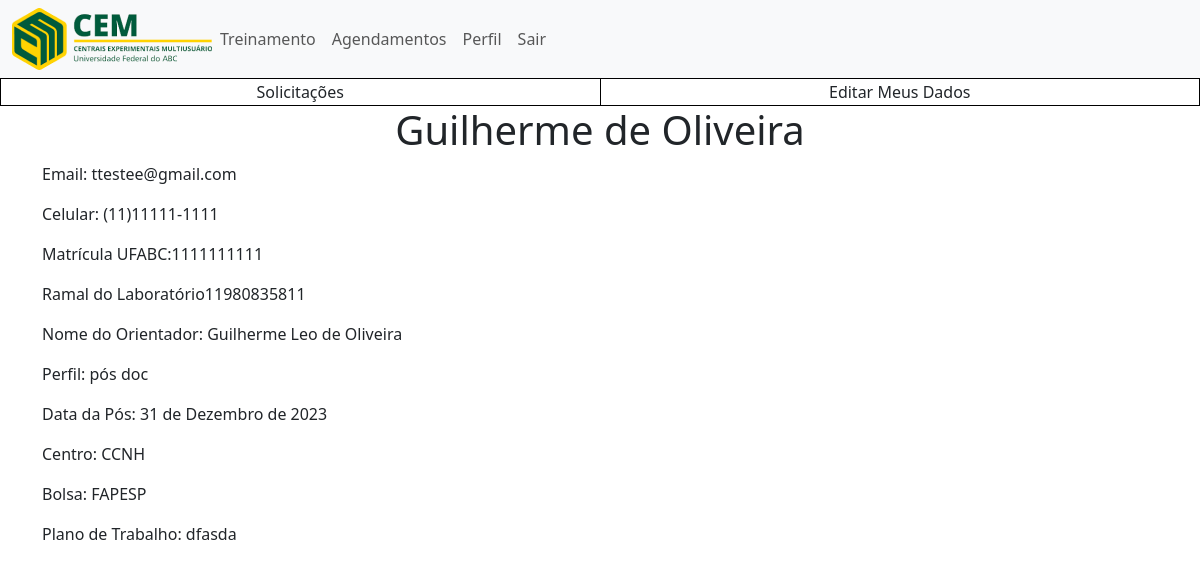
The page /core/perfil_user/ (signed in) on the database its author committed.
### core/models.py (models this page shows, shortened)
class AlunoPosIC(models.Model):
    id_aluno_pos_ic = models.AutoField(primary_key=True)
    primeiro_nome = models.CharField(max_length=255)
    segundo_nome = models.CharField(max_length=255)
    celular = models.CharField(max_length=17)
    matricula_ufabc = models.CharField(max_length=30)
    ramal_lab = models.CharField(max_length=30)
    nome_orientador = models.CharField(max_length=255)
    perfil = models.CharField(max_length=30)
    data_pos = models.DateField()
    centro = models.CharField(max_length=30)
    bolsa = models.CharField(max_length=30)
    plano_trabalho = models.TextField()
    declaracao_ciencia_orientador = models.CharField(max_length=3)
    id_form_termo = models.ForeignKey(FormTermo, on_delete=models.CASCADE, null=False)
    id_login = models.ForeignKey(Login, on_delete=models.CASCADE, null=False, default=0)
    id_docente = models.ForeignKey(Docente, on_delete=models.CASCADE, blank=True, null=True)

class Login(models.Model):
    id_login = models.AutoField(primary_key=True)
    email_inst = models.EmailField(max_length=255)
    senha = models.CharField(max_length=255)
    perfil = models.CharField(max_length=30, default='perfil')
    data_cadastro = models.DateTimeField(blank=True, null=True, default=datetime.datetime.now)
    data_ultimo_login = models.DateTimeField(blank=True, null=True, default=datetime.datetime(2023, 1, 1, 0, 0))
    password_change_required = models.BooleanField(default=True)

### core/views.py (the view)
# urls.py: path('perfil_user/', perfil_user, name='perfil_user'),
def perfil_user(request):
    if 'chave' in request.session:
        chave = request.session['chave']
        login = Login.objects.get(id_login=chave)
        if login.perfil == 'docente':
            user = Docente.objects.get(id_login=chave)
        elif login.perfil == 'aluno ou pos doc':
            user = AlunoPosIC.objects.get(id_login=chave)
        elif login.perfil == 'user_externo':
            user = UserExterno.objects.get(id_login=chave)
        return render(request, 'perfil_user.html', {'user': user, 'login': login})
    else:
        return HttpResponse('Você precisa estar logado no sistema para achar ')

### core/templates/perfil_user.html (shortened to what this page needs)
{% extends 'base.html' %}
{% load static %}
{% block conteudo %}
<div class="container">
    <h1>
        {{user.primeiro_nome }} {{user.segundo_nome}}
    </h1>
    <div>
        <p>Email: {{login.email_inst}}</p>
        {% if login.perfil == "aluno ou pos doc" %}
        <p> Celular: {{user.celular}} </p>
        <p> Matrícula UFABC:{{user.matricula_ufabc}} </p>
        <p> Ramal do Laboratório{{user.ramal_lab}} </p>
        <p> Nome do Orientador: {{user.nome_orientador}} </p>
        <p> Perfil: {{user.perfil}} </p>
        <p> Data da Pós: {{user.data_pos}} </p>
        <p> Centro: {{user.centro}} </p>
        <p> Bolsa: {{user.bolsa}} </p>
        <p> Plano de Trabalho: {{user.plano_trabalho}} </p>
        {% endif %}
    </div>
</div>
{% endblock %}

### static/css/style.css (style rules this page uses)
h1 { text-align: center; }
.container { width: 100%; }

### rows shown on the page
AlunoPosIC: primeiro_nome "Guilherme", segundo_nome "de Oliveira", celular "(11)11111-1111", matricula_ufabc "1111111111", ramal_lab "11980835811", nome_orientador "Guilherme Leo de Oliveira", perfil "pós doc", data_pos "31 de Dezembro de 2023", centro "CCNH", bolsa "FAPESP", plano_trabalho "dfasda"
Login: email_inst "ttestee@gmail.com"
